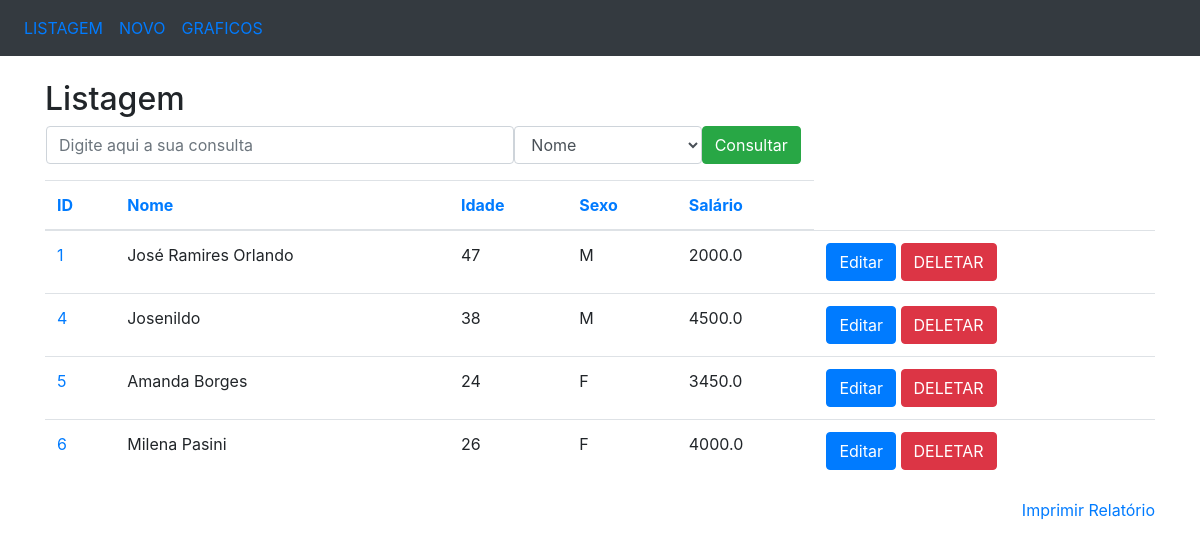
The app's page /listagem with its own data.
### app/models/tables.py (models this page shows, shortened)
class Pessoa(db.Model):
    __tablename__ = 'pessoas'
    id = db.Column(db.Integer, primary_key=True)
    nome = db.Column(db.String(50), nullable=False)
    idade = db.Column(db.Integer)
    sexo = db.Column(db.String(1))
    salario = db.Column(db.Float)

### app/controllers/default.py (the view)
@app.route('/')
@app.route('/listagem')
def listagem():
    pessoas = Pessoa.query.all()
    return render_template('listagem.html', pessoas=pessoas, ordem='id')

### app/templates/listagem.html (shortened to what this page needs)
<!DOCTYPE html>
<html lang="en">
<head>
    <link rel="stylesheet" href="https://maxcdn.bootstrapcdn.com/bootstrap/4.3.1/css/bootstrap.min.css">
</head>
<body>
    <nav class="navbar navbar-expand-sm bg-dark">
        <ul class="navbar-nav">
            <li class="nav-item">
                <a class="nav-link" href="/listagem">LISTAGEM</a>
            </li>
            <li class="nav-item">
                <a class="nav-link" href="/insercao">NOVO</a>
            </li>
            <li class="nav-item">
                <a class="nav-link" href="/graficos">GRAFICOS</a>
            </li>
        </ul>
    </nav>
    <br>
    <div class="container">
        <h2>Listagem</h2>
        <form action="/consulta" method="POST" name="frm_consulta" class="ml-3">
            <div class="form-group">
                <div class="row">
                    <input type="text" class="form-control col-md-5" name="consulta" placeholder="Digite aqui a sua consulta">
                    <select class="form-control col-md-2" name="campo">
                        <option value="nome">Nome</option>
                    </select>
                    <button type="submit" class="btn btn-success">Consultar</button>
                </div>
            </div>
        </form>
        <div style="overflow: scroll; height: 310; width: 100%;" align="center">
            <table class="table">
                <thead>
                    <tr>
                        <th><a href="/ordenacao/id/{{ordem}}">ID</a></th>
                        <th><a href="/ordenacao/nome/{{ordem}}">Nome</a></th>
                        <th><a href="/ordenacao/idade/{{ordem}}">Idade</a></th>
                        <th><a href="/ordenacao/sexo/{{ordem}}">Sexo</a></th>
                        <th><a href="/ordenacao/salario/{{ordem}}">Salário</a></th>
                    </tr>
                </thead>
                <tbody>
                    {% for pessoa in pessoas %}
                    <tr>
                        <td nowrap="true">
                            <a href="/selecao/{{pessoa.id}}">{{pessoa.id}}</a>
                        </td>
                        <td nowrap="true">{{pessoa.nome}}</td>
                        <td nowrap="true">{{pessoa.idade}}</td>
                        <td nowrap="true">{{pessoa.sexo}}</td>
                        <td nowrap="true">{{pessoa.salario}}</td>
                        <td>
                            <a href="/edicao/{{pessoa.id}}" class="btn btn-primary" role="button">
                                Editar
                            </a>
                            <a href="/delecao/{{pessoa.id}}" class="btn btn-danger" role="button">
                                DELETAR
                            </a>
                        </td>
                    </tr>
                    {% endfor %}
                </tbody>
            </table>
        </div>
        <a href="#" style="float: right;" onclick="relatorio()">Imprimir Relatório</a>
    </div>
</body>
</html>

### records on screen
Pessoa: id "1", nome "José Ramires Orlando", idade "47", sexo "M", salario "2000.0"
Pessoa: id "4", nome "Josenildo", idade "38", sexo "M", salario "4500.0"
Pessoa: id "5", nome "Amanda Borges", idade "24", sexo "F", salario "3450.0"
Pessoa: id "6", nome "Milena Pasini", idade "26", sexo "F", salario "4000.0"
